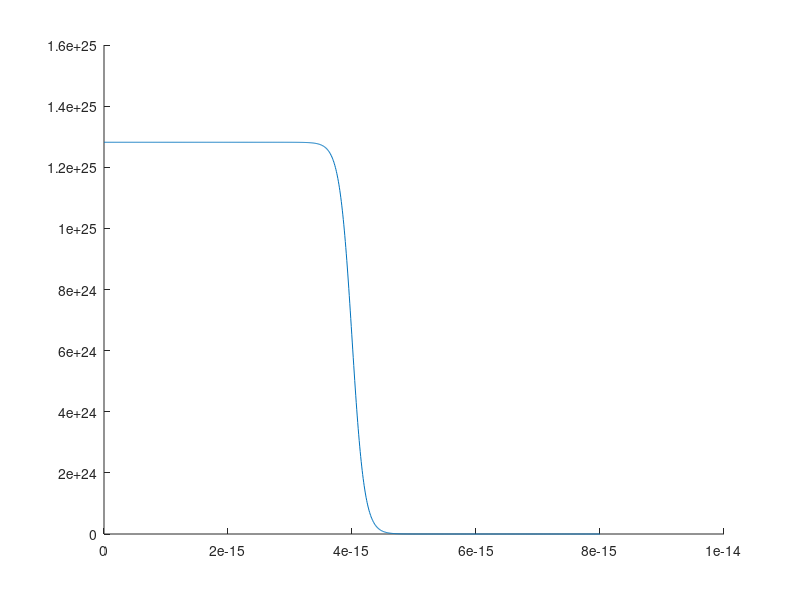
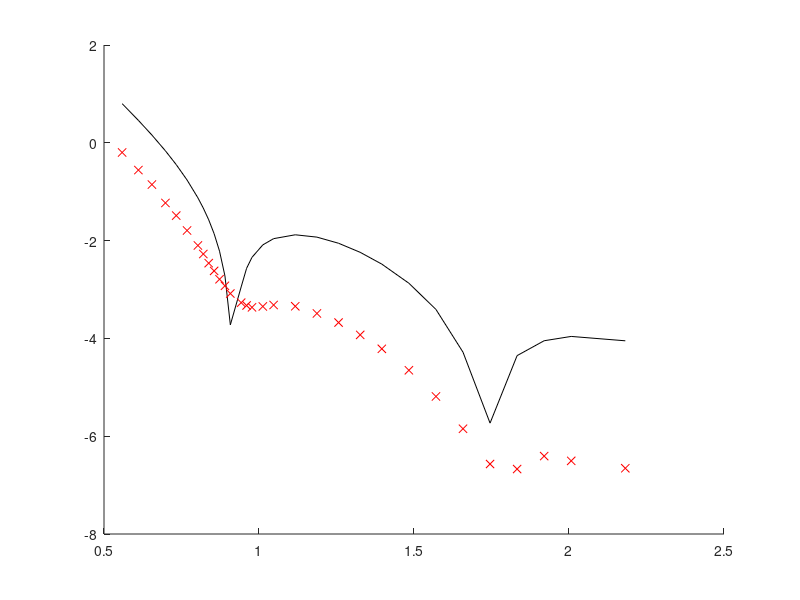

The MATLAB script that drew these images, in order: (Note: this script raises an error after producing the figures.)
%% Constants
global hbar q_e m_e c alpha eV millibarn_per_sr
% Fundamental
hbar  = 6.62607004e-34/(2*pi);
q_e   = 1.60217662e-19;
m_e   = 9.109e-31;
c     = 2.9979e8;
alpha = 1/137;

% Unit conversion
eV = 1.60217662e-19;
millibarn_per_sr = 1e31*2*pi;

% Functions
gamma = @(E) E/(m_e*c^2);
v = @(E) c*sqrt(1 - 1./gamma(E).^2);
beta = @(E) v(E)/c;

% Measurement data
theta = load("data/theta.tsv");
theta_rad = theta*pi/180;
cross_section = load("data/cross_section.tsv");
meas_error = load("data/meas_error.tsv");

% Experiment
Z_Ca40 = 20;
Z_e = 1;
E_250MeV = 250e6*eV;

% Used for passing data to functions
data = [theta_rad, cross_section, meas_error];
exp_values = [Z_Ca40, Z_e, E_250MeV];

%% Proton density and fitting vector
% Proton density that we want to optimize
% X(1) = rho_0, X(2) = a, X(3) = b
rho_ch = @(X, r) X(1)./(1 + exp((r-X(2))./X(3)));

% Create initial guesses for the fitting!
% rho_0 highest proton density
% a middle of fall off
% b sharpness of the falls off
rho_0 = q_e*0.08e45;
a_0 = 4e-15;  
b_0 = 0.1e-15;
X_0 = [rho_0, a_0, b_0];

% Plot of the proton desnsity with the initial guesses
figure(1)
clf; hold on;
r = linspace(0,8,1000)*1e-15;
plot(r, rho_ch(X_0, r))

%% Theoretical cross-section
% Relativistic kinetic energy for a electron
p_e = @(E) sqrt((E/c).^2 - m_e^2*c^2); 

% Difference of p_e before and after collision with Ca40

% Assumes the heavy core to be stationary and not recoil from collision 
q_diff = @(E, theta) sqrt(4*p_e(E).^2.*sin(theta/2).^2);

% Form factor integral broken into two pieces
form_const      = @(E, theta) 4*pi*hbar./(Z_Ca40*q_diff(E,theta)*q_e);
form_integrand       = @(X, r, E, theta) r.*rho_ch(X, r).*sin(q_diff(E, theta).*r/hbar);
form_integral   = @(X, E, theta) integral(@(r) form_integrand(X, r, E, theta), 0, 100e-10,'ArrayValued',true);
formfactor      = @(X, E, theta) form_integral(X, E, theta).*form_const(E_250MeV, theta);

% The Rutherford and Mott cross-sections
cross_ruth      = @(E, theta) (Z_e*Z_Ca40*alpha*hbar*c)^2./(4*beta(E)^4*E^2*sin(theta/2).^4);
cross_mott      = @(E, theta) cross_ruth(E, theta).*(1 - beta(E)^2*sin(theta/2).^2);

% Together they make the theoretical cross-section to be fitted against the
% measurement!
cross_theo      = @(E, theta, X) cross_mott(E_250MeV, theta_rad).*abs(formfactor(X_0,E_250MeV,theta)).^2;

figure(2)
clf; hold on;
plot(theta_rad, log10(cross_theo(E_250MeV,theta_rad,X_0)*millibarn_per_sr),'black')
plot(theta_rad, log10(cross_section),'redx')

%% Optimization

% from erik.m
eps = 1e-6;
charge_integrand    = @(X, r) rho_ch(X, r).*r.^2; 
total_charge        = @(X, E) (4*pi/p_e(E))*integral(@(r) charge_integrand(X, r), 0, 1e-10); 
constraint          = @(X, E) ((Z_Ca40 - total_charge(X, E))/eps).^2;

%Xi2                 = @(X, theta) ((cross_theo(E_250MeV, theta, X)*millibarn_per_sr - cross_section)./meas_error).^2;
%Xi2                 = @(X) sum(((cross_theo(E_250MeV, theta_rad, X) - cross_section)./meas_error).^2);

%f = @(X, theta) Xi2(X, theta) % + constraint(X, E_250MeV); 

%sol = fun(X_0, rho_ch, p_e, cross_theo, data, exp_values, millibarn_per_sr);
X_fit = fsolve(@(X) fun(X, rho_ch, p_e, cross_theo, data, exp_values, millibarn_per_sr), X_0)




%% lsqcurvefit
f = @(X, theta) cross_theo(E_250MeV, theta, X)*millibarn_per_sr;
X_fit = lsqcurvefit(f, X_0, theta_rad, cross_section);

X_fit(2)
X_0(2)

%%
hej = fun(X_0, E_250MeV)

%function F = fun(X, E)
%eps = 1e-6;
%integrand       = @(r, X) rho_ch(X, r).*r.^2;
%total_charge    = @(X, E) (4*pi/p_e(E))*integral(@(r) integrand(X, r), 0, 1e-10);
%constraint      = @(X, E) ((Z_Ca40 - total_charge(X, E))/eps).^2;
%Xi2             = @(X, theta) sum(((cross_theo(E_250MeV, theta, X) - cross_section)./meas_error).^2,2);

%F(1) = Xi2
%F(2) = constraint
%end

